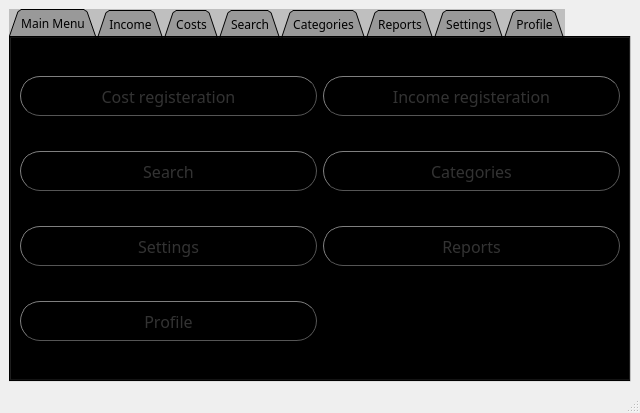
<?xml version="1.0" encoding="UTF-8"?>
<ui version="4.0">
 <class>MainWindow</class>
 <widget class="QMainWindow" name="MainWindow">
  <property name="geometry">
   <rect>
    <x>0</x>
    <y>0</y>
    <width>640</width>
    <height>413</height>
   </rect>
  </property>
  <property name="minimumSize">
   <size>
    <width>640</width>
    <height>410</height>
   </size>
  </property>
  <property name="windowTitle">
   <string>MainWindow</string>
  </property>
  <widget class="QWidget" name="centralwidget">
   <layout class="QGridLayout" name="gridLayout">
    <item row="0" column="0">
     <widget class="QTabWidget" name="tabWidget">
      <property name="sizePolicy">
       <sizepolicy hsizetype="Expanding" vsizetype="Expanding">
        <horstretch>20</horstretch>
        <verstretch>0</verstretch>
       </sizepolicy>
      </property>
      <property name="font">
       <font>
        <family>Imprint MT Shadow</family>
       </font>
      </property>
      <property name="styleSheet">
       <string notr="true">background-color: rgba(0,0,0,20%);</string>
      </property>
      <property name="tabShape">
       <enum>QTabWidget::Triangular</enum>
      </property>
      <property name="currentIndex">
       <number>0</number>
      </property>
      <property name="elideMode">
       <enum>Qt::ElideNone</enum>
      </property>
      <property name="tabBarAutoHide">
       <bool>false</bool>
      </property>
      <widget class="QWidget" name="tabMain">
       <attribute name="title">
        <string>Main Menu</string>
       </attribute>
       <layout class="QGridLayout" name="gridLayout_2">
        <item row="5" column="0">
         <widget class="QPushButton" name="buttonProfile">
          <property name="minimumSize">
           <size>
            <width>40</width>
            <height>40</height>
           </size>
          </property>
          <property name="font">
           <font>
            <family>Impact</family>
            <pointsize>12</pointsize>
           </font>
          </property>
          <property name="styleSheet">
           <string notr="true">QPushButton {
color: #333;
border: 1px solid #555;
border-radius: 20px;
border-style: outset;
background: qradialgradient(
cx: 0.3, cy: -0.4, fx: 0.3, fy: -0.4,
radius: 1, stop: 0 #fff, stop: 1 #888
);
padding: 5px;
}

QPushButton:hover {
background: qradialgradient(
cx: 0.3, cy: -0.4, fx: 0.3, fy: -0.4,
radius: 1.35, stop: 0 #fff, stop: 1 #bbb
);
}</string>
          </property>
          <property name="text">
           <string>Profile</string>
          </property>
         </widget>
        </item>
        <item row="0" column="0">
         <widget class="QPushButton" name="buttonRegCost">
          <property name="sizePolicy">
           <sizepolicy hsizetype="Minimum" vsizetype="Fixed">
            <horstretch>0</horstretch>
            <verstretch>0</verstretch>
           </sizepolicy>
          </property>
          <property name="minimumSize">
           <size>
            <width>40</width>
            <height>40</height>
           </size>
          </property>
          <property name="font">
           <font>
            <family>Impact</family>
            <pointsize>12</pointsize>
           </font>
          </property>
          <property name="styleSheet">
           <string notr="true">QPushButton {
color: #333;
border: 1px solid #555;
border-radius: 20px;
border-style: outset;
background: qradialgradient(
cx: 0.3, cy: -0.4, fx: 0.3, fy: -0.4,
radius: 1, stop: 0 #fff, stop: 1 #888
);
padding: 5px;
}

QPushButton:hover {
background: qradialgradient(
cx: 0.3, cy: -0.4, fx: 0.3, fy: -0.4,
radius: 1.35, stop: 0 #fff, stop: 1 #bbb
);
}</string>
          </property>
          <property name="text">
           <string>Cost registeration</string>
          </property>
         </widget>
        </item>
        <item row="1" column="0">
         <widget class="QPushButton" name="buttonSearch">
          <property name="minimumSize">
           <size>
            <width>40</width>
            <height>40</height>
           </size>
          </property>
          <property name="font">
           <font>
            <family>Impact</family>
            <pointsize>12</pointsize>
           </font>
          </property>
          <property name="styleSheet">
           <string notr="true">QPushButton {
color: #333;
border: 1px solid #555;
border-radius: 20px;
border-style: outset;
background: qradialgradient(
cx: 0.3, cy: -0.4, fx: 0.3, fy: -0.4,
radius: 1, stop: 0 #fff, stop: 1 #888
);
padding: 5px;
}

QPushButton:hover {
background: qradialgradient(
cx: 0.3, cy: -0.4, fx: 0.3, fy: -0.4,
radius: 1.35, stop: 0 #fff, stop: 1 #bbb
);
}</string>
          </property>
          <property name="text">
           <string>Search</string>
          </property>
         </widget>
        </item>
        <item row="0" column="1">
         <widget class="QPushButton" name="buttonRegIncome">
          <property name="sizePolicy">
           <sizepolicy hsizetype="Minimum" vsizetype="Fixed">
            <horstretch>0</horstretch>
            <verstretch>0</verstretch>
           </sizepolicy>
          </property>
          <property name="minimumSize">
           <size>
            <width>40</width>
            <height>40</height>
           </size>
          </property>
          <property name="font">
           <font>
            <family>Impact</family>
            <pointsize>12</pointsize>
           </font>
          </property>
          <property name="styleSheet">
           <string notr="true">QPushButton {
color: #333;
border: 1px solid #555;
border-radius: 20px;
border-style: outset;
background: qradialgradient(
cx: 0.3, cy: -0.4, fx: 0.3, fy: -0.4,
radius: 1, stop: 0 #fff, stop: 1 #888
);
padding: 5px;
}

QPushButton:hover {
background: qradialgradient(
cx: 0.3, cy: -0.4, fx: 0.3, fy: -0.4,
radius: 1.35, stop: 0 #fff, stop: 1 #bbb
);
}</string>
          </property>
          <property name="text">
           <string>Income registeration</string>
          </property>
         </widget>
        </item>
        <item row="1" column="1">
         <widget class="QPushButton" name="buttonCategories">
          <property name="minimumSize">
           <size>
            <width>40</width>
            <height>40</height>
           </size>
          </property>
          <property name="font">
           <font>
            <family>Impact</family>
            <pointsize>12</pointsize>
           </font>
          </property>
          <property name="styleSheet">
           <string notr="true">QPushButton {
color: #333;
border: 1px solid #555;
border-radius: 20px;
border-style: outset;
background: qradialgradient(
cx: 0.3, cy: -0.4, fx: 0.3, fy: -0.4,
radius: 1, stop: 0 #fff, stop: 1 #888
);
padding: 5px;
}

QPushButton:hover {
background: qradialgradient(
cx: 0.3, cy: -0.4, fx: 0.3, fy: -0.4,
radius: 1.35, stop: 0 #fff, stop: 1 #bbb
);
}</string>
          </property>
          <property name="text">
           <string>Categories</string>
          </property>
         </widget>
        </item>
        <item row="3" column="0">
         <widget class="QPushButton" name="buttonSettings">
          <property name="minimumSize">
           <size>
            <width>40</width>
            <height>40</height>
           </size>
          </property>
          <property name="font">
           <font>
            <family>Impact</family>
            <pointsize>12</pointsize>
           </font>
          </property>
          <property name="styleSheet">
           <string notr="true">QPushButton {
color: #333;
border: 1px solid #555;
border-radius: 20px;
border-style: outset;
background: qradialgradient(
cx: 0.3, cy: -0.4, fx: 0.3, fy: -0.4,
radius: 1, stop: 0 #fff, stop: 1 #888
);
padding: 5px;
}

QPushButton:hover {
background: qradialgradient(
cx: 0.3, cy: -0.4, fx: 0.3, fy: -0.4,
radius: 1.35, stop: 0 #fff, stop: 1 #bbb
);
}</string>
          </property>
          <property name="text">
           <string>Settings</string>
          </property>
         </widget>
        </item>
        <item row="3" column="1">
         <widget class="QPushButton" name="buttonReports">
          <property name="minimumSize">
           <size>
            <width>40</width>
            <height>40</height>
           </size>
          </property>
          <property name="font">
           <font>
            <family>Impact</family>
            <pointsize>12</pointsize>
           </font>
          </property>
          <property name="styleSheet">
           <string notr="true">QPushButton {
color: #333;
border: 1px solid #555;
border-radius: 20px;
border-style: outset;
background: qradialgradient(
cx: 0.3, cy: -0.4, fx: 0.3, fy: -0.4,
radius: 1, stop: 0 #fff, stop: 1 #888
);
padding: 5px;
}

QPushButton:hover {
background: qradialgradient(
cx: 0.3, cy: -0.4, fx: 0.3, fy: -0.4,
radius: 1.35, stop: 0 #fff, stop: 1 #bbb
);
}</string>
          </property>
          <property name="text">
           <string>Reports</string>
          </property>
         </widget>
        </item>
       </layout>
      </widget>
      <widget class="QWidget" name="tabIncome">
       <attribute name="title">
        <string>Income</string>
       </attribute>
       <layout class="QGridLayout" name="gridLayout_3">
        <item row="2" column="0">
         <widget class="QLabel" name="labelIncomeSource">
          <property name="font">
           <font>
            <pointsize>12</pointsize>
           </font>
          </property>
          <property name="styleSheet">
           <string notr="true">QLabel {
  background-color:rgba(0,0,0, 20% );
  border-radius: 8px;
  padding: 5px 15px;
  border: 1px solid #e0e4e7;
}
</string>
          </property>
          <property name="text">
           <string>Source:</string>
          </property>
         </widget>
        </item>
        <item row="0" column="0">
         <widget class="QLabel" name="labelIncome">
          <property name="font">
           <font>
            <pointsize>12</pointsize>
           </font>
          </property>
          <property name="styleSheet">
           <string notr="true">QLabel {
  background-color:rgba(0,0,0, 20% );
  border-radius: 8px;
  padding: 5px 15px;
  border: 1px solid #e0e4e7;
}
</string>
          </property>
          <property name="text">
           <string>Income:</string>
          </property>
         </widget>
        </item>
        <item row="1" column="0">
         <widget class="QLabel" name="labelDateIncome">
          <property name="font">
           <font>
            <pointsize>12</pointsize>
           </font>
          </property>
          <property name="styleSheet">
           <string notr="true">QLabel {
  background-color:rgba(0,0,0, 20% );
  border-radius: 8px;
  padding: 5px 15px;
  border: 1px solid #e0e4e7;
}
</string>
          </property>
          <property name="text">
           <string>Date</string>
          </property>
         </widget>
        </item>
        <item row="3" column="0">
         <widget class="QLabel" name="labelIncomeDetails">
          <property name="font">
           <font>
            <pointsize>12</pointsize>
           </font>
          </property>
          <property name="styleSheet">
           <string notr="true">QLabel {
  background-color:rgba(0,0,0, 20% );
  border-radius: 8px;
  padding: 5px 15px;
  border: 1px solid #e0e4e7;
}
</string>
          </property>
          <property name="text">
           <string>Details:</string>
          </property>
         </widget>
        </item>
        <item row="4" column="1">
         <widget class="QComboBox" name="comboIncomeType">
          <property name="sizePolicy">
           <sizepolicy hsizetype="Preferred" vsizetype="Fixed">
            <horstretch>0</horstretch>
            <verstretch>0</verstretch>
           </sizepolicy>
          </property>
          <property name="styleSheet">
           <string notr="true">QComboBox {
	color: rgb(56, 56, 56);
	color: rgb(255,255,255);
  	border-radius: 1px;
  	padding: 5px 15px;
  	background-color:#383838
}

QLineEdit:hover {
  border: 1px solid #e0e4e7;

}

QLineEdit::focus{
  border: 1px solid #e0e4e7;
}</string>
          </property>
          <item>
           <property name="text">
            <string>Cash</string>
           </property>
          </item>
          <item>
           <property name="text">
            <string>Check</string>
           </property>
          </item>
          <item>
           <property name="text">
            <string>Digital</string>
           </property>
          </item>
         </widget>
        </item>
        <item row="4" column="0">
         <widget class="QLabel" name="labelIncomeType">
          <property name="font">
           <font>
            <pointsize>12</pointsize>
           </font>
          </property>
          <property name="styleSheet">
           <string notr="true">QLabel {
  background-color:rgba(0,0,0, 20% );
  border-radius: 8px;
  padding: 5px 15px;
  border: 1px solid #e0e4e7;
}
</string>
          </property>
          <property name="text">
           <string>Type:</string>
          </property>
         </widget>
        </item>
        <item row="3" column="1" colspan="7">
         <widget class="QLineEdit" name="lineIncomeDetails">
          <property name="styleSheet">
           <string notr="true">QLineEdit {
	color: rgb(56, 56, 56);
	color: rgb(255,255,255);
  	border-radius: 8px;
  	padding: 5px 15px;
  	background-color:#383838
}

QLineEdit:hover {
  border: 1px solid #e0e4e7;

}

QLineEdit::focus{
  border: 1px solid #e0e4e7;
}</string>
          </property>
          <property name="maxLength">
           <number>100</number>
          </property>
         </widget>
        </item>
        <item row="1" column="1" colspan="7">
         <widget class="QLineEdit" name="lineIncomeDate">
          <property name="styleSheet">
           <string notr="true">QLineEdit {
	color: rgb(56, 56, 56);
	color: rgb(255,255,255);
  	border-radius: 8px;
  	padding: 5px 15px;
  	background-color:#383838
}

QLineEdit:hover {
  border: 1px solid #e0e4e7;

}

QLineEdit::focus{
  border: 1px solid #e0e4e7;
}</string>
          </property>
         </widget>
        </item>
        <item row="0" column="1" colspan="7">
         <widget class="QLineEdit" name="lineIncome">
          <property name="styleSheet">
           <string notr="true">QLineEdit {
	color: rgb(56, 56, 56);
	color: rgb(255,255,255);
  	border-radius: 8px;
  	padding: 5px 15px;
  	background-color:#383838
}

QLineEdit:hover {
  border: 1px solid #e0e4e7;

}

QLineEdit::focus{
  border: 1px solid #e0e4e7;
}</string>
          </property>
         </widget>
        </item>
        <item row="2" column="7">
         <spacer name="horizontalSpacer">
          <property name="orientation">
           <enum>Qt::Horizontal</enum>
          </property>
          <property name="sizeHint" stdset="0">
           <size>
            <width>40</width>
            <height>20</height>
           </size>
          </property>
         </spacer>
        </item>
        <item row="2" column="6">
         <spacer name="horizontalSpacer_2">
          <property name="orientation">
           <enum>Qt::Horizontal</enum>
          </property>
          <property name="sizeHint" stdset="0">
           <size>
            <width>40</width>
            <height>20</height>
           </size>
          </property>
         </spacer>
        </item>
        <item row="2" column="1">
         <widget class="QComboBox" name="comboIncomeSource">
          <property name="sizePolicy">
           <sizepolicy hsizetype="Preferred" vsizetype="Fixed">
            <horstretch>30</horstretch>
            <verstretch>0</verstretch>
           </sizepolicy>
          </property>
          <property name="styleSheet">
           <string notr="true">QComboBox {
	color: rgb(56, 56, 56);
	color: rgb(255,255,255);
  	border-radius: 1px;
  	padding: 5px 15px;
  	background-color:#383838
}

QLineEdit:hover {
  border: 1px solid #e0e4e7;

}

QLineEdit::focus{
  border: 1px solid #e0e4e7;
}</string>
          </property>
          <item>
           <property name="text">
            <string>Groceries</string>
           </property>
          </item>
          <item>
           <property name="text">
            <string>Refueling</string>
           </property>
          </item>
          <item>
           <property name="text">
            <string>Decorations</string>
           </property>
          </item>
          <item>
           <property name="text">
            <string>Installment</string>
           </property>
          </item>
         </widget>
        </item>
        <item row="2" column="2">
         <spacer name="horizontalSpacer_6">
          <property name="orientation">
           <enum>Qt::Horizontal</enum>
          </property>
          <property name="sizeHint" stdset="0">
           <size>
            <width>40</width>
            <height>20</height>
           </size>
          </property>
         </spacer>
        </item>
        <item row="2" column="5">
         <spacer name="horizontalSpacer_3">
          <property name="orientation">
           <enum>Qt::Horizontal</enum>
          </property>
          <property name="sizeHint" stdset="0">
           <size>
            <width>40</width>
            <height>20</height>
           </size>
          </property>
         </spacer>
        </item>
        <item row="2" column="3">
         <spacer name="horizontalSpacer_5">
          <property name="orientation">
           <enum>Qt::Horizontal</enum>
          </property>
          <property name="sizeHint" stdset="0">
           <size>
            <width>40</width>
            <height>20</height>
           </size>
          </property>
         </spacer>
        </item>
        <item row="2" column="4">
         <spacer name="horizontalSpacer_4">
          <property name="orientation">
           <enum>Qt::Horizontal</enum>
          </property>
          <property name="sizeHint" stdset="0">
           <size>
            <width>40</width>
            <height>20</height>
           </size>
          </property>
         </spacer>
        </item>
        <item row="5" column="0">
         <widget class="QPushButton" name="buttonBackFromIncome">
          <property name="minimumSize">
           <size>
            <width>40</width>
            <height>40</height>
           </size>
          </property>
          <property name="font">
           <font>
            <family>Impact</family>
            <pointsize>12</pointsize>
           </font>
          </property>
          <property name="styleSheet">
           <string notr="true">QPushButton {
color: #333;
border: 1px solid #555;
border-radius: 20px;
border-style: outset;
background: qradialgradient(
cx: 0.3, cy: -0.4, fx: 0.3, fy: -0.4,
radius: 1, stop: 0 #fff, stop: 1 #888
);
padding: 5px;
}

QPushButton:hover {
background: qradialgradient(
cx: 0.3, cy: -0.4, fx: 0.3, fy: -0.4,
radius: 1.35, stop: 0 #fff, stop: 1 #bbb
);
}</string>
          </property>
          <property name="text">
           <string>Main Menu</string>
          </property>
         </widget>
        </item>
        <item row="5" column="6" colspan="2">
         <widget class="QPushButton" name="buttonIncomeSubmit">
          <property name="minimumSize">
           <size>
            <width>40</width>
            <height>40</height>
           </size>
          </property>
          <property name="font">
           <font>
            <family>Impact</family>
            <pointsize>12</pointsize>
           </font>
          </property>
          <property name="styleSheet">
           <string notr="true">QPushButton {
color: #333;
border: 1px solid #555;
border-radius: 20px;
border-style: outset;
background: qradialgradient(
cx: 0.3, cy: -0.4, fx: 0.3, fy: -0.4,
radius: 1, stop: 0 #fff, stop: 1 #888
);
padding: 5px;
}

QPushButton:hover {
background: qradialgradient(
cx: 0.3, cy: -0.4, fx: 0.3, fy: -0.4,
radius: 1.35, stop: 0 #fff, stop: 1 #bbb
);
}</string>
          </property>
          <property name="text">
           <string>Submit</string>
          </property>
         </widget>
        </item>
       </layout>
      </widget>
      <widget class="QWidget" name="tabCosts">
       <attribute name="title">
        <string>Costs</string>
       </attribute>
       <layout class="QGridLayout" name="gridLayout_4">
        <item row="0" column="0">
         <widget class="QPushButton" name="buttonBackFromCosts">
          <property name="minimumSize">
           <size>
            <width>40</width>
            <height>40</height>
           </size>
          </property>
          <property name="font">
           <font>
            <family>Impact</family>
            <pointsize>12</pointsize>
           </font>
          </property>
          <property name="styleSheet">
           <string notr="true">QPushButton {
color: #333;
border: 1px solid #555;
border-radius: 20px;
border-style: outset;
background: qradialgradient(
cx: 0.3, cy: -0.4, fx: 0.3, fy: -0.4,
radius: 1, stop: 0 #fff, stop: 1 #888
);
padding: 5px;
}

QPushButton:hover {
background: qradialgradient(
cx: 0.3, cy: -0.4, fx: 0.3, fy: -0.4,
radius: 1.35, stop: 0 #fff, stop: 1 #bbb
);
}</string>
          </property>
          <property name="text">
           <string>Main Menu</string>
          </property>
         </widget>
        </item>
       </layout>
      </widget>
      <widget class="QWidget" name="tabSearch">
       <attribute name="title">
        <string>Search</string>
       </attribute>
       <layout class="QGridLayout" name="gridLayout_9">
        <item row="0" column="0">
         <widget class="QPushButton" name="buttonBackFromSearch">
          <property name="minimumSize">
           <size>
            <width>40</width>
            <height>40</height>
           </size>
          </property>
          <property name="font">
           <font>
            <family>Impact</family>
            <pointsize>12</pointsize>
           </font>
          </property>
          <property name="styleSheet">
           <string notr="true">QPushButton {
color: #333;
border: 1px solid #555;
border-radius: 20px;
border-style: outset;
background: qradialgradient(
cx: 0.3, cy: -0.4, fx: 0.3, fy: -0.4,
radius: 1, stop: 0 #fff, stop: 1 #888
);
padding: 5px;
}

QPushButton:hover {
background: qradialgradient(
cx: 0.3, cy: -0.4, fx: 0.3, fy: -0.4,
radius: 1.35, stop: 0 #fff, stop: 1 #bbb
);
}</string>
          </property>
          <property name="text">
           <string>Main Menu</string>
          </property>
         </widget>
        </item>
       </layout>
      </widget>
      <widget class="QWidget" name="tabCategories">
       <attribute name="title">
        <string>Categories</string>
       </attribute>
       <layout class="QGridLayout" name="gridLayout_6">
        <item row="0" column="0" colspan="2">
         <widget class="QListView" name="listViewCategories">
          <property name="font">
           <font>
            <pointsize>12</pointsize>
           </font>
          </property>
          <property name="autoFillBackground">
           <bool>true</bool>
          </property>
          <property name="styleSheet">
           <string notr="true">background-color:rgba(0,0,0,20%);</string>
          </property>
          <property name="frameShadow">
           <enum>QFrame::Plain</enum>
          </property>
         </widget>
        </item>
        <item row="2" column="1">
         <widget class="QLineEdit" name="lineNewCategory">
          <property name="font">
           <font>
            <pointsize>12</pointsize>
           </font>
          </property>
          <property name="styleSheet">
           <string notr="true">QLineEdit {
	color: rgb(56, 56, 56);
	color: rgb(255,255,255);
  	border-radius: 8px;
  	padding: 5px 15px;
  	background-color:#383838
}

QLineEdit:hover {
  border: 1px solid #e0e4e7;

}

QLineEdit::focus{
  border: 1px solid #e0e4e7;
}</string>
          </property>
         </widget>
        </item>
        <item row="3" column="1">
         <widget class="QPushButton" name="buttonCategorySubmit">
          <property name="minimumSize">
           <size>
            <width>40</width>
            <height>40</height>
           </size>
          </property>
          <property name="font">
           <font>
            <family>Impact</family>
            <pointsize>12</pointsize>
           </font>
          </property>
          <property name="styleSheet">
           <string notr="true">QPushButton {
color: #333;
border: 1px solid #555;
border-radius: 20px;
border-style: outset;
background: qradialgradient(
cx: 0.3, cy: -0.4, fx: 0.3, fy: -0.4,
radius: 1, stop: 0 #fff, stop: 1 #888
);
padding: 5px;
}

QPushButton:hover {
background: qradialgradient(
cx: 0.3, cy: -0.4, fx: 0.3, fy: -0.4,
radius: 1.35, stop: 0 #fff, stop: 1 #bbb
);
}</string>
          </property>
          <property name="text">
           <string>Submit</string>
          </property>
         </widget>
        </item>
        <item row="2" column="0">
         <widget class="QLabel" name="labelNewCategory">
          <property name="font">
           <font>
            <pointsize>12</pointsize>
           </font>
          </property>
          <property name="styleSheet">
           <string notr="true">QLabel {
  background-color:rgba(0,0,0, 20% );
  border-radius: 8px;
  padding: 5px 15px;
  border: 1px solid #e0e4e7;
}
</string>
          </property>
          <property name="text">
           <string>new category:</string>
          </property>
         </widget>
        </item>
        <item row="4" column="1">
         <widget class="QLabel" name="labelExceptionCategory">
          <property name="font">
           <font>
            <pointsize>12</pointsize>
           </font>
          </property>
          <property name="styleSheet">
           <string notr="true">color: rgb(255, 0, 0);</string>
          </property>
          <property name="text">
           <string>lable exception handling</string>
          </property>
         </widget>
        </item>
        <item row="3" column="0">
         <widget class="QPushButton" name="buttonBackFromCategories">
          <property name="minimumSize">
           <size>
            <width>40</width>
            <height>40</height>
           </size>
          </property>
          <property name="font">
           <font>
            <family>Impact</family>
            <pointsize>12</pointsize>
           </font>
          </property>
          <property name="styleSheet">
           <string notr="true">QPushButton {
color: #333;
border: 1px solid #555;
border-radius: 20px;
border-style: outset;
background: qradialgradient(
cx: 0.3, cy: -0.4, fx: 0.3, fy: -0.4,
radius: 1, stop: 0 #fff, stop: 1 #888
);
padding: 5px;
}

QPushButton:hover {
background: qradialgradient(
cx: 0.3, cy: -0.4, fx: 0.3, fy: -0.4,
radius: 1.35, stop: 0 #fff, stop: 1 #bbb
);
}</string>
          </property>
          <property name="text">
           <string>Main Menu</string>
          </property>
         </widget>
        </item>
       </layout>
      </widget>
      <widget class="QWidget" name="tabReports">
       <attribute name="title">
        <string>Reports</string>
       </attribute>
       <layout class="QGridLayout" name="gridLayout_10">
        <item row="0" column="0">
         <widget class="QPushButton" name="buttonBackFromReports">
          <property name="minimumSize">
           <size>
            <width>40</width>
            <height>40</height>
           </size>
          </property>
          <property name="font">
           <font>
            <family>Impact</family>
            <pointsize>12</pointsize>
           </font>
          </property>
          <property name="styleSheet">
           <string notr="true">QPushButton {
color: #333;
border: 1px solid #555;
border-radius: 20px;
border-style: outset;
background: qradialgradient(
cx: 0.3, cy: -0.4, fx: 0.3, fy: -0.4,
radius: 1, stop: 0 #fff, stop: 1 #888
);
padding: 5px;
}

QPushButton:hover {
background: qradialgradient(
cx: 0.3, cy: -0.4, fx: 0.3, fy: -0.4,
radius: 1.35, stop: 0 #fff, stop: 1 #bbb
);
}</string>
          </property>
          <property name="text">
           <string>Main Menu</string>
          </property>
         </widget>
        </item>
       </layout>
      </widget>
      <widget class="QWidget" name="tabSettings">
       <attribute name="title">
        <string>Settings</string>
       </attribute>
       <layout class="QGridLayout" name="gridLayout_8">
        <item row="0" column="0">
         <widget class="QPushButton" name="buttonBackFromSettings">
          <property name="minimumSize">
           <size>
            <width>40</width>
            <height>40</height>
           </size>
          </property>
          <property name="font">
           <font>
            <family>Impact</family>
            <pointsize>12</pointsize>
           </font>
          </property>
          <property name="styleSheet">
           <string notr="true">QPushButton {
color: #333;
border: 1px solid #555;
border-radius: 20px;
border-style: outset;
background: qradialgradient(
cx: 0.3, cy: -0.4, fx: 0.3, fy: -0.4,
radius: 1, stop: 0 #fff, stop: 1 #888
);
padding: 5px;
}

QPushButton:hover {
background: qradialgradient(
cx: 0.3, cy: -0.4, fx: 0.3, fy: -0.4,
radius: 1.35, stop: 0 #fff, stop: 1 #bbb
);
}</string>
          </property>
          <property name="text">
           <string>Main Menu</string>
          </property>
         </widget>
        </item>
       </layout>
      </widget>
      <widget class="QWidget" name="tabProfile">
       <attribute name="title">
        <string>Profile</string>
       </attribute>
       <layout class="QGridLayout" name="gridLayout_7">
        <item row="0" column="0">
         <widget class="QPushButton" name="buttonBackFromProfile">
          <property name="minimumSize">
           <size>
            <width>40</width>
            <height>40</height>
           </size>
          </property>
          <property name="font">
           <font>
            <family>Impact</family>
            <pointsize>12</pointsize>
           </font>
          </property>
          <property name="styleSheet">
           <string notr="true">QPushButton {
color: #333;
border: 1px solid #555;
border-radius: 20px;
border-style: outset;
background: qradialgradient(
cx: 0.3, cy: -0.4, fx: 0.3, fy: -0.4,
radius: 1, stop: 0 #fff, stop: 1 #888
);
padding: 5px;
}

QPushButton:hover {
background: qradialgradient(
cx: 0.3, cy: -0.4, fx: 0.3, fy: -0.4,
radius: 1.35, stop: 0 #fff, stop: 1 #bbb
);
}</string>
          </property>
          <property name="text">
           <string>Main Menu</string>
          </property>
         </widget>
        </item>
       </layout>
      </widget>
     </widget>
    </item>
   </layout>
  </widget>
  <widget class="QMenuBar" name="menubar">
   <property name="geometry">
    <rect>
     <x>0</x>
     <y>0</y>
     <width>640</width>
     <height>18</height>
    </rect>
   </property>
  </widget>
  <widget class="QStatusBar" name="statusbar"/>
 </widget>
 <resources/>
 <connections/>
</ui>
